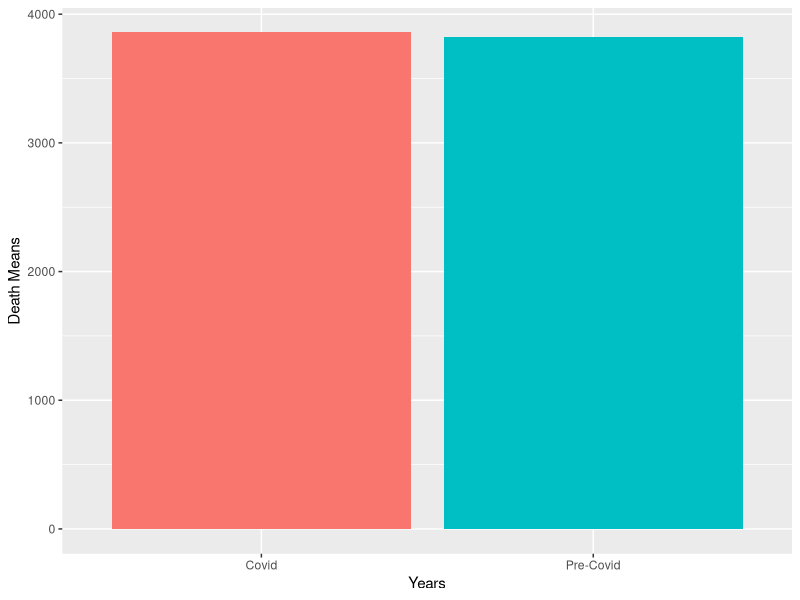
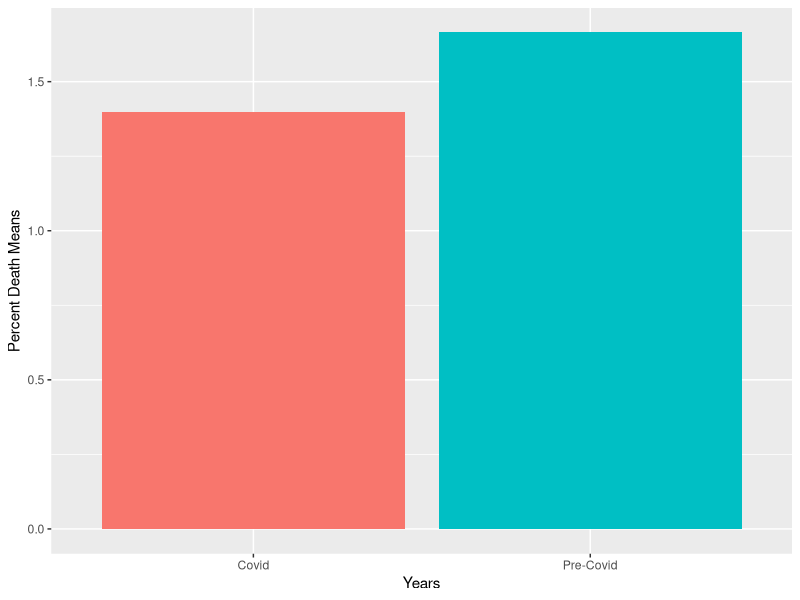
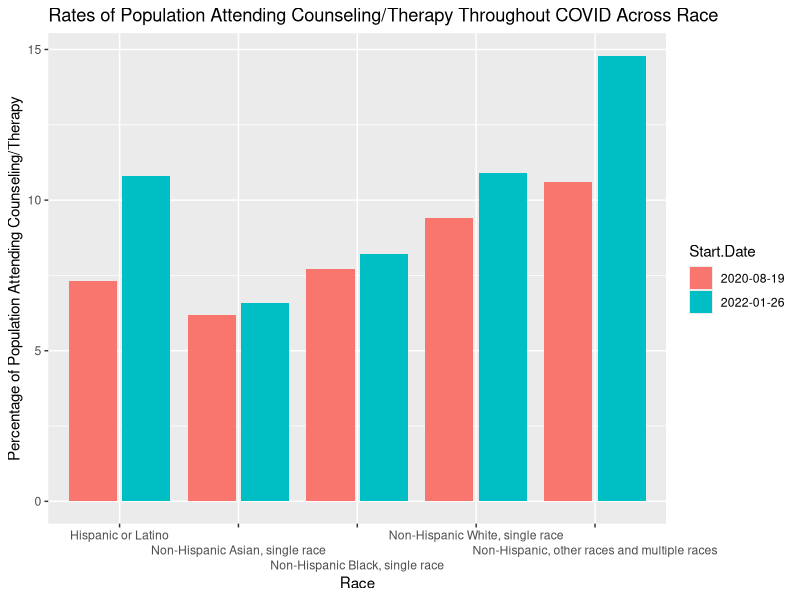
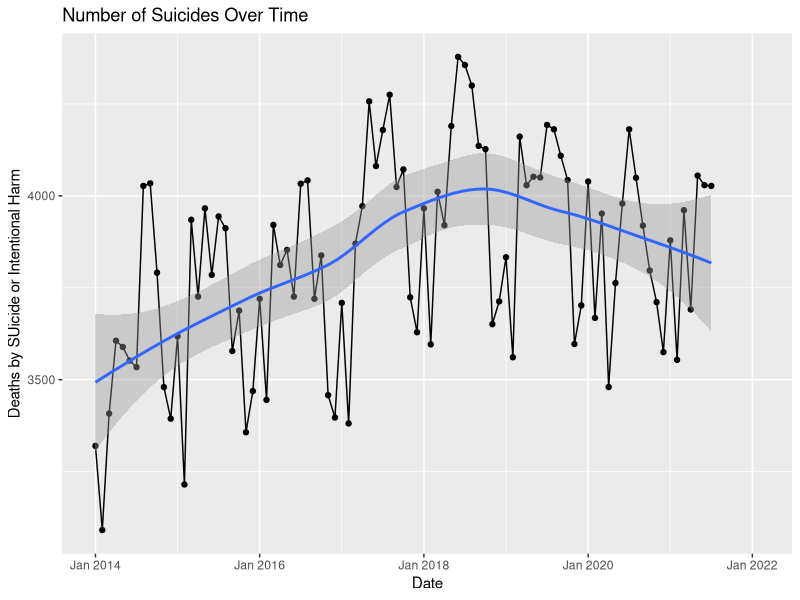
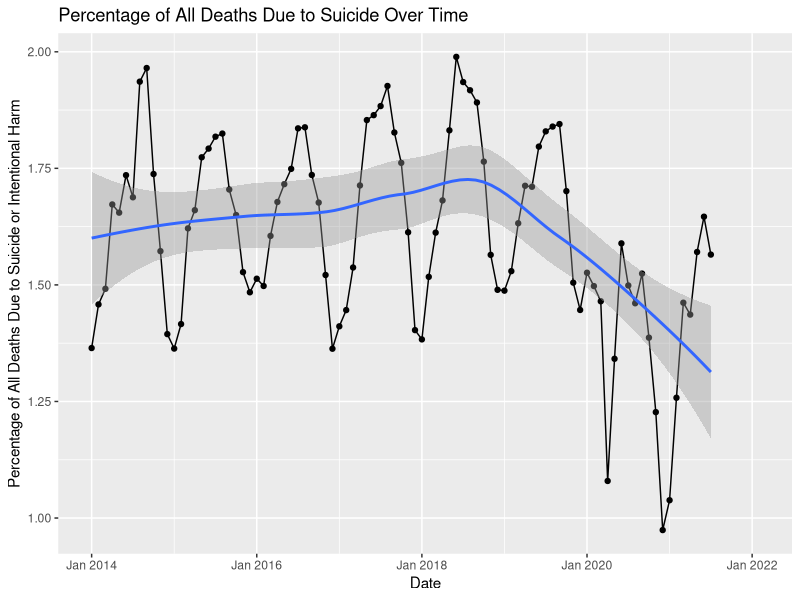
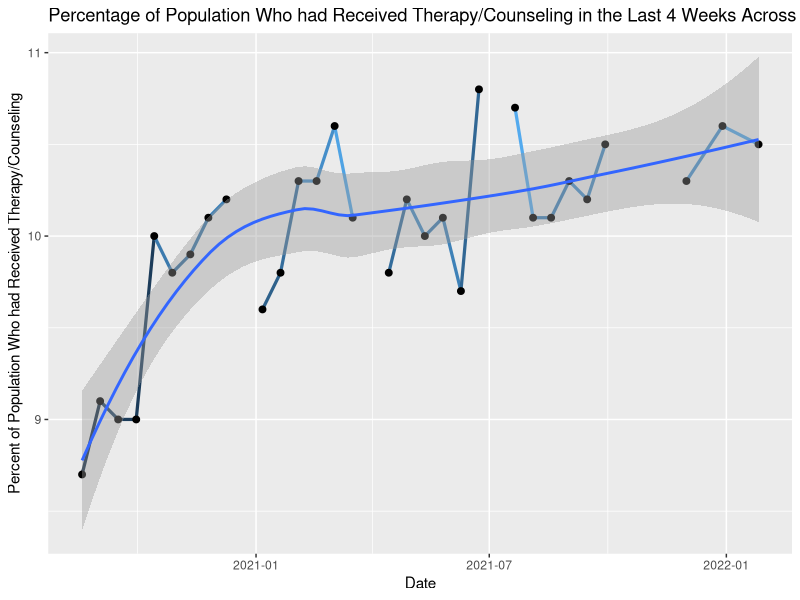

Write the R code that produced these figures, in order.
library(tidyr)
library(dplyr)
library(tidyverse)
# Need to install.packages("zoo")
library(zoo)

# Data Prep

deaths_pre_covid <- read.csv("./data/deaths_pre_covid.csv",
                             stringsAsFactors = FALSE) %>%
  select(Year, Month, All.Cause, Intentional.Self.Harm..Suicide.) %>%
  mutate(suicide_percent_total_deaths = (Intentional.Self.Harm..Suicide. / All.Cause) * 100)
  
deaths_covid <- read.csv("./data/deaths_covid.csv",
                         stringsAsFactors = FALSE) %>%
  select(Year, Month, All.Cause, Intentional.Self.Harm..Suicide.) %>%
  mutate(suicide_percent_total_deaths = (Intentional.Self.Harm..Suicide. / All.Cause) * 100)

## Combines both Deaths dataframes into one.
deaths_pre_post_covid <- rbind(deaths_pre_covid, deaths_covid)
deaths_pre_post_covid$Date <- as.yearmon(paste(deaths_pre_post_covid$Year, deaths_pre_post_covid$Month), "%Y %m")

mental_care <- read.csv("./data/mental_care.csv",
                        stringsAsFactors = FALSE)
mental_care$Start.Date <- strptime(mental_care$Time.Period.Start.Date, format = "%m/%d/%Y")
mental_care$Start.Date = as.Date(mental_care$Start.Date, format = "%m/%d%/%Y")

## Filters the mental_care dataset by receiving counseling/therapy and within all subgroups.
therapy_rate <- mental_care %>%
  filter(Indicator == "Received Counseling or Therapy, Last 4 Weeks", Subgroup == "United States")

## Filters the mental dataset by receiving counseling/therapy and by race.
race_therapy <- mental_care %>%
  filter(Indicator == "Received Counseling or Therapy, Last 4 Weeks", Group == "By Race/Hispanic ethnicity") %>%
  filter(Start.Date == "2020-08-19" | Start.Date == "2022-01-26") %>%
  select(Subgroup, Value, Start.Date) %>%
  pivot_wider(names_from = Start.Date, values_from = Value)

# Graphs and Visualizations

## These averages show an increase in suicides until 2020, when it drops.
average_suicides_2014 <- deaths_pre_covid %>%
  filter(Year == "2014")
average_suicides_2014 <- round(mean(average_suicides_2014$Intentional.Self.Harm..Suicide.))

average_suicides_2017 <- deaths_pre_covid %>%
  filter(Year == "2017")
average_suicides_2017 <- round(mean(average_suicides_2017$Intentional.Self.Harm..Suicide.))

average_suicides_2020 <- deaths_covid %>%
  filter(Year == "2020")
average_suicides_2020 <- round(mean(average_suicides_2020$Intentional.Self.Harm..Suicide.))



## Rates of suicide seem to be going up due to higher numbers
suicide_death_plot <- ggplot(deaths_pre_post_covid, aes(x = Date, y = Intentional.Self.Harm..Suicide., group = 1)) +
  geom_line() +
  geom_point() +
  geom_smooth() +
  labs(title = "Number of Suicides Over Time", x = "Date", y = "Deaths by SUicide or Intentional Harm")
## But if you plot the percent of total deaths from suicide, you can see a large drop in suicide rates! Could this be from higher telehealth usage?
suicide_percent_plot <- ggplot(deaths_pre_post_covid, aes(x = Date, y = suicide_percent_total_deaths, group = 1)) +
  geom_line() +
  geom_point() +
  geom_smooth() +
  labs(title = "Percentage of All Deaths Due to Suicide Over Time", x = "Date", y = "Percentage of All Deaths Due to Suicide or Intentional Harm")

## Calculating and graphing the mean suicide rates precovid and 2020
pre_mean <- mean(deaths_pre_covid$Intentional.Self.Harm..Suicide.)
covid_mean <- mean(deaths_covid$Intentional.Self.Harm..Suicide., na.rm = TRUE)

pre_mean_percent <- mean(deaths_pre_covid$suicide_percent_total_deaths)
covid_mean_percent <- mean(deaths_covid$suicide_percent_total_deaths, na.rm = TRUE)

#Making dataframe from values to graph
covid <- c("Pre-Covid", "Covid")
mean_deaths <- c(pre_mean, covid_mean)

mean_deaths_df <- data.frame(covid, mean_deaths)

#percent dataframe
perc_deaths <- c(pre_mean_percent, covid_mean_percent)
perc_deaths_df <- data.frame(covid, perc_deaths)

#Graphs
mean_plot <- ggplot(mean_deaths_df, aes(x = covid, y = mean_deaths, fill = covid)) +
  geom_bar(stat="identity",position="dodge") +
  scale_fill_discrete(name="Year",
                      breaks=c(1, 2),
                      labels=c("Pre-Covid", "Covid"))+
  xlab("Years")+ylab("Death Means")
## the means do not differ, if anything, covid deaths were slightly more prevalent

perc_plot <- ggplot(perc_deaths_df, aes(x = covid, y = perc_deaths, fill = covid)) +
  geom_bar(stat="identity",position="dodge") +
  scale_fill_discrete(name="Year",
                      breaks=c(1, 2),
                      labels=c("Pre-Covid", "Covid"))+
  xlab("Years")+ylab("Percent Death Means")
## the means of death percentages show a significant difference between pre-covid and covid years 


## Rates of Counseling over COVID. Clear upward trend!
therapy_over_covid_plot <- ggplot(therapy_rate, mapping = aes(x = Start.Date, y = Value, group = 3)) +
  geom_line(size = 1.1, aes(color = Value)) +
  geom_point(size = 2) +
  theme(legend.position = "none") +
  geom_smooth() +
  labs(title = "Percentage of Population Who had Received Therapy/Counseling in the Last 4 Weeks Across COVID", x = "Date", y = "Percent of Population Who had Received Therapy/Counseling")

## Histogram(?) of Races, comparing 2 different time points and those who had attended counseling/therapy
race_therapy_histogram <- race_therapy %>%
  gather(Start.Date, val, -Subgroup) %>%
  ggplot(aes(Subgroup, val, fill = Start.Date)) +
  geom_col(position = "dodge2") +
  scale_x_discrete(guide = guide_axis(n.dodge=3)) +
  labs(title = "Rates of Population Attending Counseling/Therapy Throughout COVID Across Race", x = "Race", y = "Percentage of Population Attending Counseling/Therapy")
